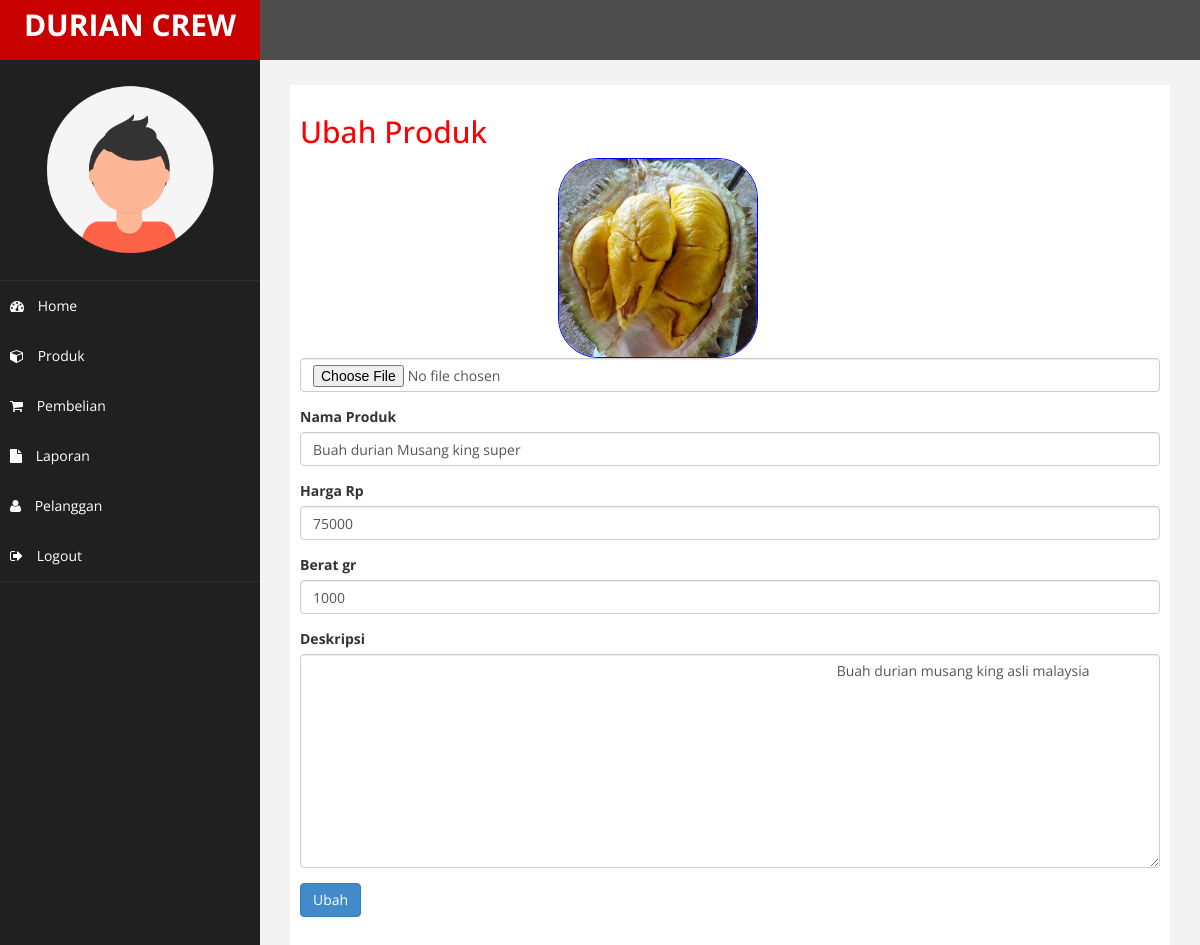
Screenshot of /admin/index.php?halaman=ubahproduk&id=2 (signed in) with the database file from the repository.
### tables this page shows
CREATE TABLE `produk` (
  `id_produk` int(11) NOT NULL,
  `nama_produk` varchar(100) NOT NULL,
  `berat_produk` int(11) NOT NULL,
  `harga_produk` int(11) NOT NULL,
  `foto_produk` varchar(100) NOT NULL,
  `deskripsi_produk` text NOT NULL,
  `stok_produk` int(5) NOT NULL
);

### admin/ubahproduk.php (the view, shortened to what this page needs)
<h2>Ubah Produk</h2>
<?php
include 'classadmin.php';
$ambil = $koneksi->query("SELECT * FROM produk WHERE id_produk='$_GET[id]'");
$pecah = $ambil->fetch_assoc();
 ?>
 <form method="post" enctype="multipart/form-data">
 	<div class="form-group">
 		<img class="img-polaroid" style="margin-left: 30%;height: 200px;border: 1.5px solid blue; border-radius: 40px;" src="../foto produk/<?php echo $pecah['foto_produk']; ?>">
 		<input type="file" name="foto" class="form-control" >
 	</div>
 	<div class="form-group">
 		<label>Nama Produk</label>
 		<input type="text" name="nama" class="form-control" value="<?php echo $pecah['nama_produk'];?>">
 	</div>
 	<div class="form-group">
 		<label>Harga Rp</label>
 		<input type="number" name="harga" class="form-control" value="<?php echo $pecah['harga_produk']; ?>" >
 	</div>
 	<div class="form-group">
 		<label>Berat gr</label>
 		<input type="number" name="berat" class="form-control" value="<?php echo $pecah['berat_produk']; ?>" >
 	</div>
 	<div class="form-group">
 		<label>Deskripsi</label>
 		<textarea name="deskripsi" class="form-control" rows="10">
 			<?php  echo $pecah ['deskripsi_produk']; ?>
 		</textarea>
 	</div>
 	<button class="btn btn-primary" name="ubah">Ubah</button>
 </form>

### admin/assets/css/custom.css (style rules this page uses)
body { font-family: 'Open Sans', sans-serif; }
h2 { color: #f00; }

### rows the page displays
produk: foto_produk (picture), nama "Buah durian Musang king super", harga "75000", berat "1000", deskripsi "Buah durian musang king asli malaysia"
